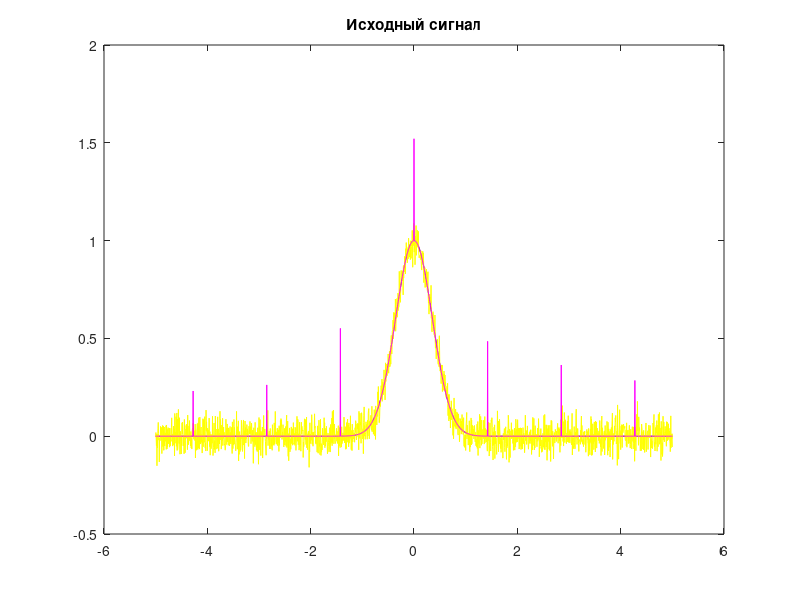
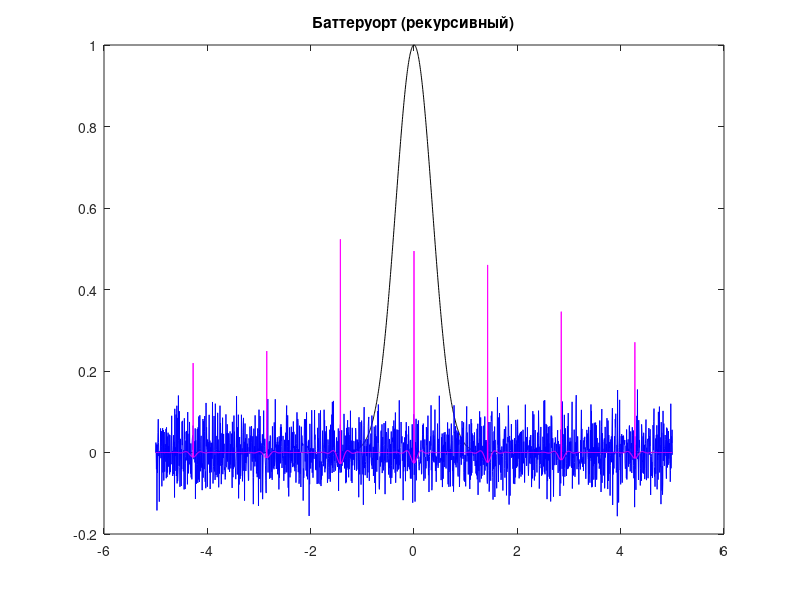
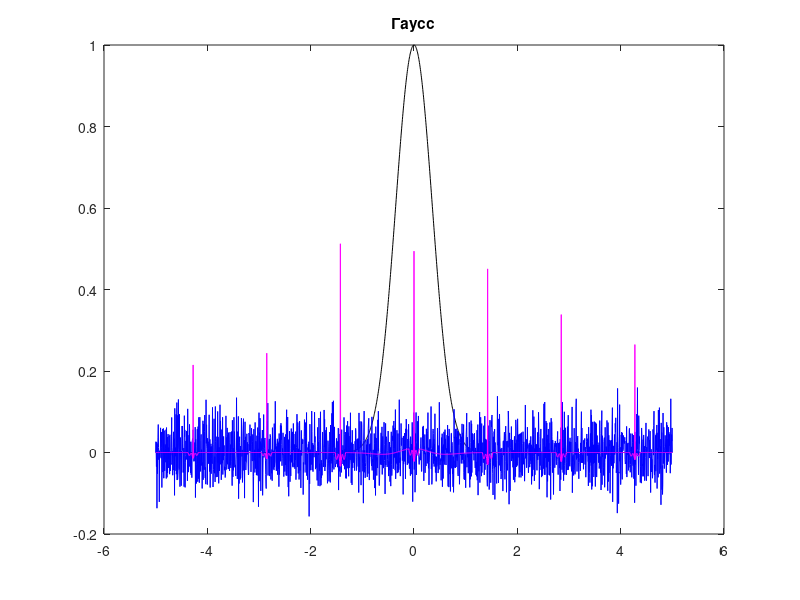
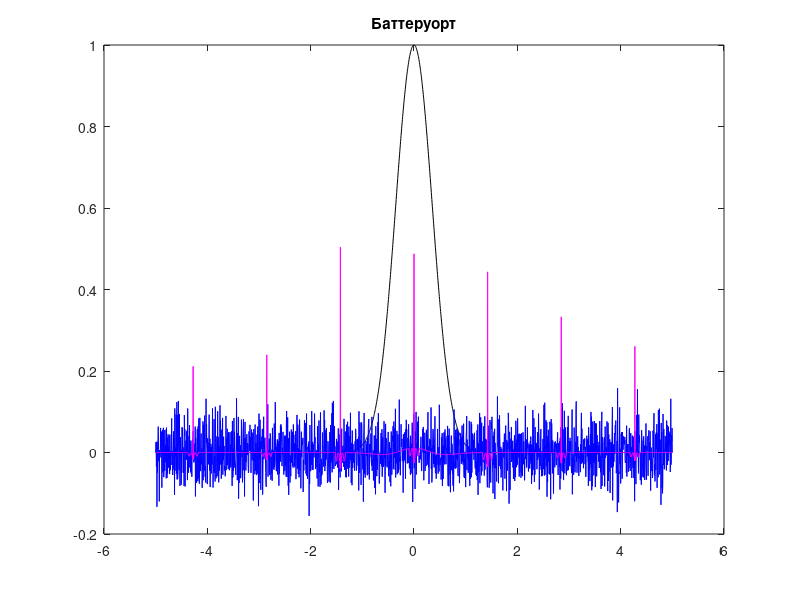

Source code (MATLAB) for these figures, in order:
function lab5
A = 1.0;
sigma = 0.5;
mult = 5;
step = 0.005;
t = -mult:step:mult;

x0 = gauspls(t,A,sigma);

NA = 0;
NS = 0.05;
n1 = normrnd(NA,NS,[1 length(x0)]);
x1 = x0+n1;

count = 7;
M = 0.4;
n2 = impnoise(length(x0),count,M);
x2 = x0+n2;

[B,A] = butter(6,0.05,'high');
G = gaussfilt(4,20,'high');
BB = buttfilt(6,20,'high');

figure(1)
plot(t,x0,'black',t,x1,'y',t,x2,'m');
title('Исходный сигнал');
figure(2)
plot(t,x0,'black',t,filtfilt(B,A,x1),'b',t,filtfilt(B,A,x2),'m');
title('Баттеруорт (рекурсивный)');
figure(3)
plot(t,x0,'black',t,x1-filtfilt(G,1,x1),'b',t,x2-filtfilt(G,1,x2),'m');
title('Гаусс');
figure(4)
plot(t,x0,'black',t,x1-filtfilt(BB,1,x1),'b',t,x2-filtfilt(BB,1,x2),'m');
title('Баттеруорт');

end

function y = gauspls(x,A,s)
	y = A * exp(-(x/s).^2);
end

function y = impnoise(size,N,mult)
    step = floor(size/N);
    y = zeros(1,size);
    for i = 0:floor(N/2)
        y(round(size/2)+i*step) = mult*(0.5+rand);
        y(round(size/2)-i*step) = mult*(0.5+rand);
    end
end

function y = buttfilt(D,size,type)
    x = linspace(-size/2,size/2,size);
    if (strcmp(type,'low'))
        y = 1./(1+(x./D).^4);
    elseif (strcmp(type,'high'))
        y = 1./(1+(D./x).^4);
    else
        y = x*sum(x);
    end
    y = y/sum(y);
end

function y = gaussfilt(sigma,size,type)
    x = linspace(-size/2,size/2,size);
    if (strcmp(type,'low'))
        y = exp(-x.^2/(2*sigma^2));
    elseif (strcmp(type,'high'))
        y = 1 - exp(-x.^2/(2*sigma^2));
    else
        y = x*sum(x);
    end
    y = y/sum(y);
end